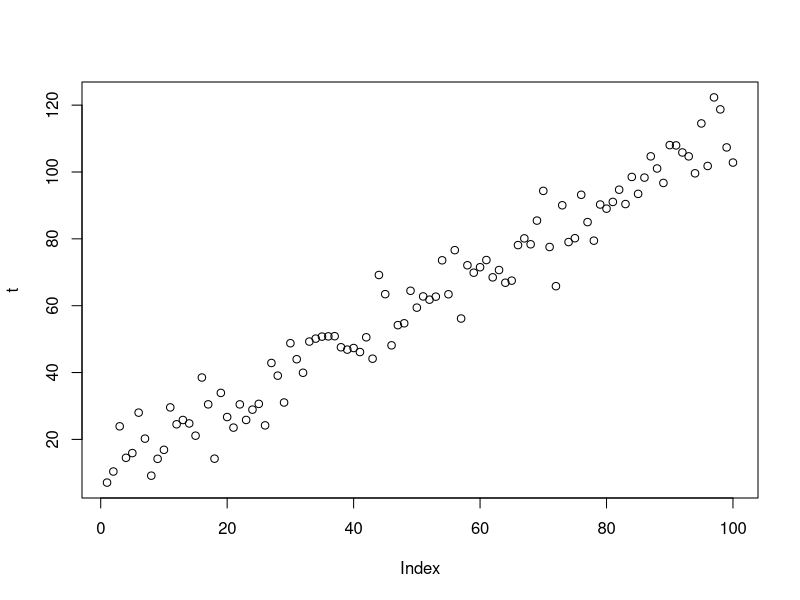
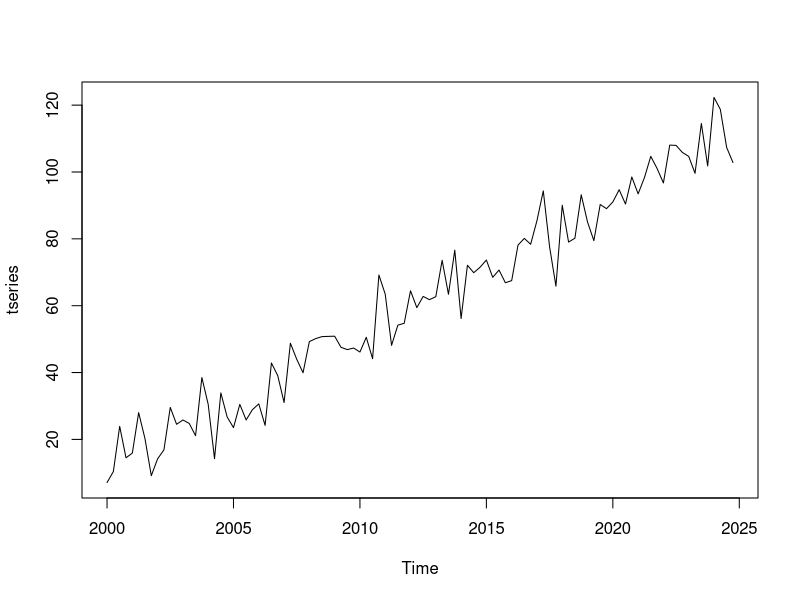
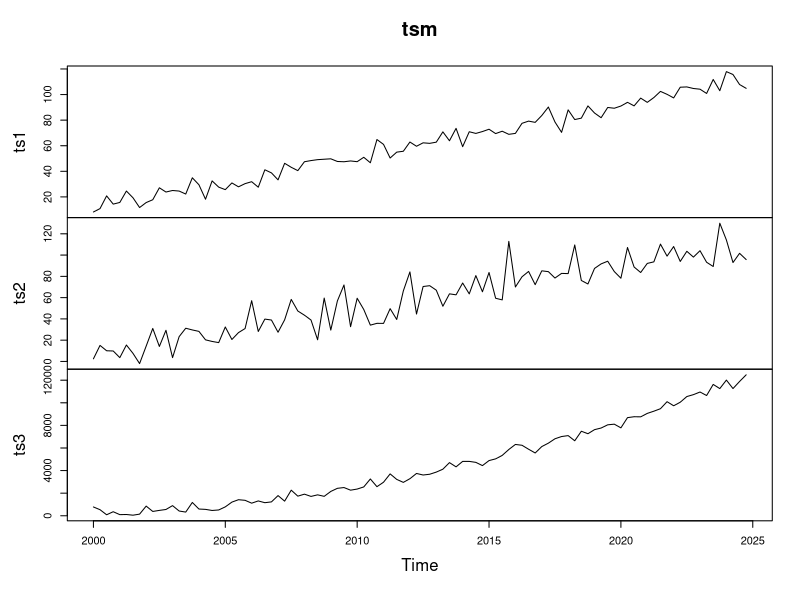
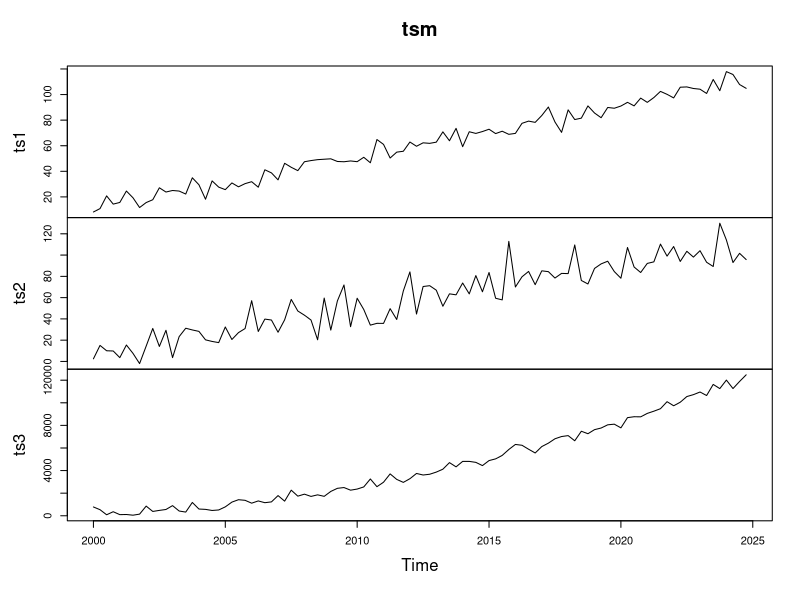
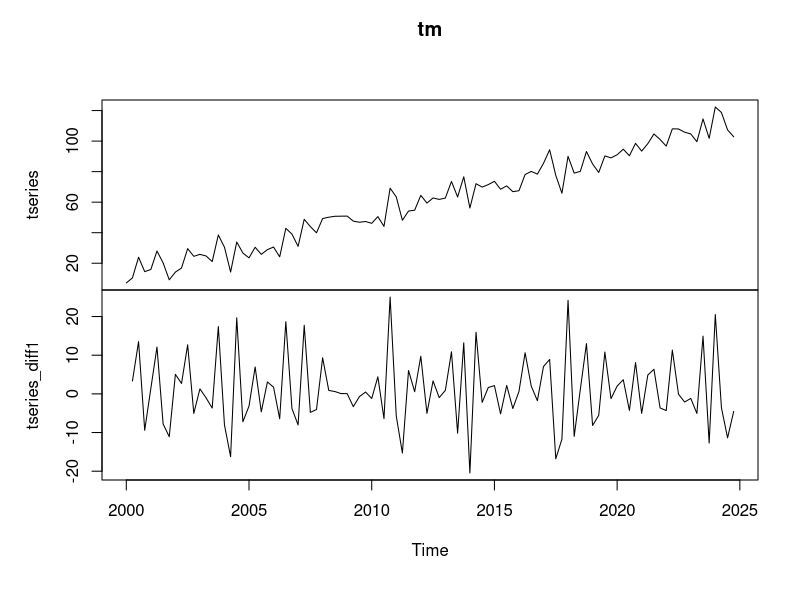
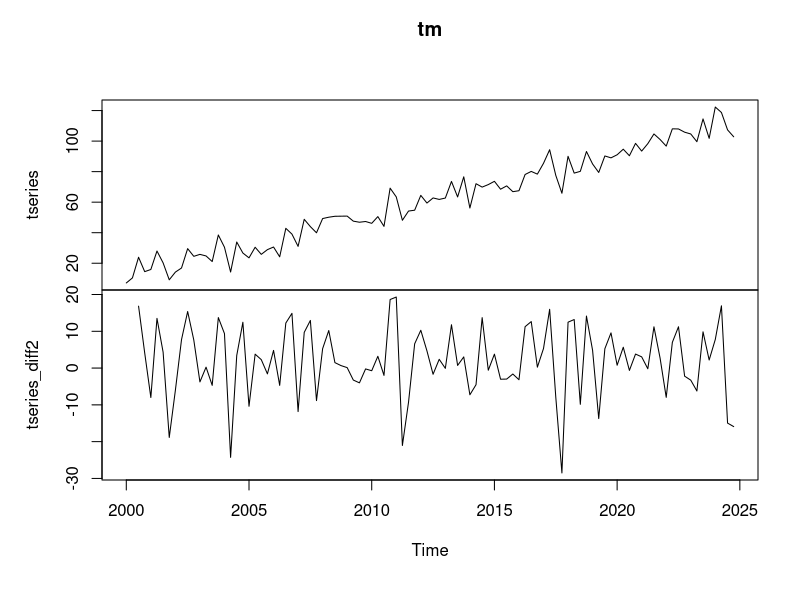
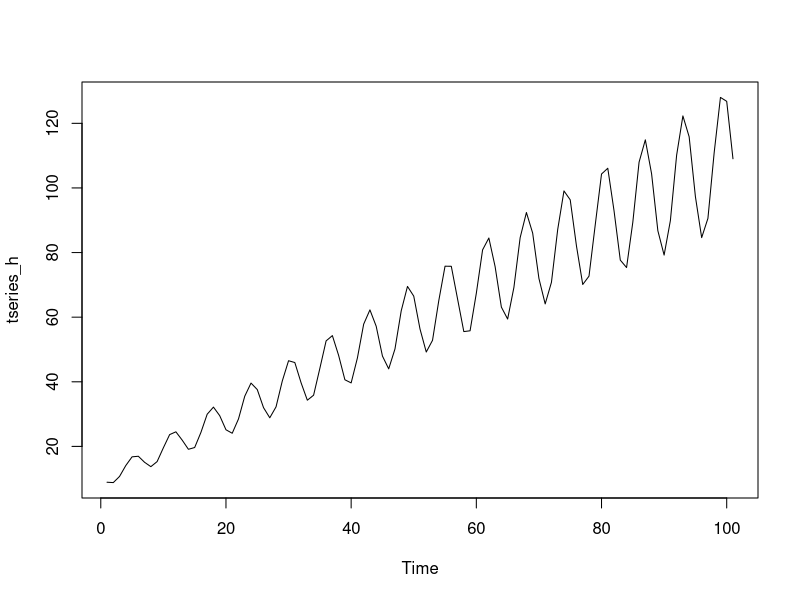
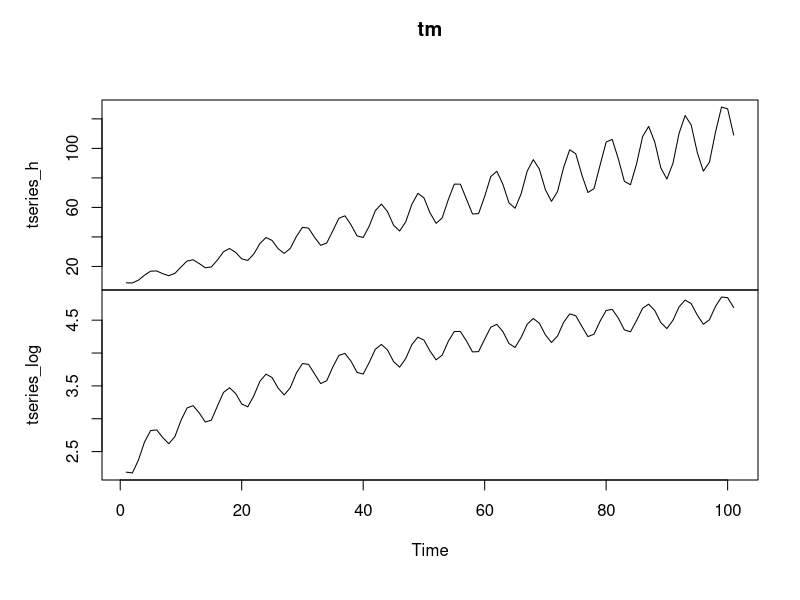

These figures' R source, in order:
## ---- chunk 1
# 首先建立一个模拟的向量可以表示真实世界的时间序列数据过程。比如从1到100，但具有随机噪音
set.seed(123)
t <- seq(from = 1, to = 100, by = 1) + 10 + rnorm(100, sd = 7)
plot(t)
# 使用args函数看函数的参数设置
args(ts)
function (data = NA, start = 1, end = numeric(), frequency = 1, 
    deltat = 1, ts.eps = getOption("ts.eps"), class = if (nseries > 
        1) c("mts", "ts", "matrix") else "ts", names = if (!is.null(dimnames(data))) colnames(data) else paste("Series", 
        seq(nseries))) 
NULL
## ---- chunk 2
tseries <- ts(t, start = c(2000, 1), frequency = 4)
print(tseries)
plot(tseries)
## ---- chunk 3
set.seed(123)
seq <- seq(from = 1, to = 100, by = 1) + 10
ts1 <- seq + rnorm(100, sd = 5)
ts2 <- seq + rnorm(100, sd = 12)
ts3 <- seq^2 + rnorm(100, sd = 300)
tsm <- cbind(ts1, ts2, ts3)
tsm <- ts(tsm, start=c(2000, 1), frequency = 4)
plot(tsm)
plot.ts(tsm)
## ---- chunk 4
args(plot.ts)
## ---- chunk 5
tseries_sub <- window(tseries, start=c(2000, 1), end=c(2012,4))
print(tseries_sub)

start(tsm)
end(tsm)
frequency(tsm)
## ---- chunk 6
tseries_lag1 <- lag(tseries, 1)
head(cbind(tseries, tseries_lag1))
tseries_lag1 <- lag(tseries, 3)
## ---- chunk 7
tseries_diff1 <- diff(tseries, lag = 1) # lag设置差分的位数
tm <- cbind(tseries, tseries_diff1) 
head(tm)
plot.ts(tm)
## ---- chunk 8
tseries_diff2 <- diff(tseries, lag = 2)
tm <- cbind(tseries, tseries_diff2)
head(tm)
plot.ts(tm)

## ---- chunk 9
trend <- ts(seq(from = 10, to = 110))
cycle <- ts(sin(trend)) * 0.2 * trend
tseries_h <- trend + cycle
plot.ts(tseries_h)
## ---- chunk 10
tseries_log <- log(tseries_h)
tm <-cbind(tseries_h, tseries_log)
plot.ts(tm)
## ---- chunk 11
library("forecast")
plot.ts(BoxCox(tseries_h, lambda = 0.5))
## ---- chunk 12
lambda <- BoxCox.lambda(tseries_h)
print(lambda)
plot.ts(BoxCox(tseries_h, lambda = lambda))

## ---- chunk 13

tseries_pch <- tseries / lag(tseries, -1) - 1
head(cbind(tseries, tseries_pch))
# 根据上面写一个函数
pch <- function(data, lag = 1) {
    # argument verification
    if (!is.ts(data)) stop("data must be of type ts") # 判别函数
    if (!is.numeric(lag)) stop("lag must be of type numeric") # 判别lag函数
    # return percent change
    data / lag(data, -lag) - 1
}
head(cbind(tseries, pch(tseries)))
## ---- chunk 14
tseries_pchya <- pch(tseries, lag=4)
tseries_dlog <- ts(diff(log(tseries)), start = c(2000, 1), frequency = 4)
plot.ts(cbind(tseries, tseries_dlog))
plot.ts(cbind(pch(tseries), tseries_dlog))

## ---- chunk 15
tseries_lf5 <- filter(tseries, filter = rep(1/5, 5), sides = 1)
plot.ts(cbind(tseries, tseries_lf5), plot.type = 'single', col = c('black', 'red'))
## ---- chunk 16
library(TTR)
tseries_ma5 <- SMA(tseries, n = 5)
plot(tseries_ma5)

tseries_ma5fore <- ma(tseries, order = 5) # 同上
